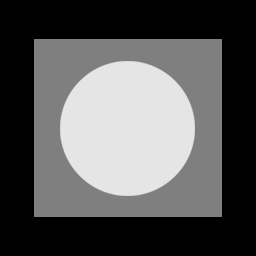
#> input picture week5/w5data/pattern.tif, 256 x 256 px
$ python CaddGaussianNoise.py
#> lines starting #> are read from the running program, lines starting #| are printed output that depends on the picture

"""
Created by Dr. Mufleh Al-Shatnawi
Copyright (c) 2021 Dr. Mufleh Al-Shatnawi. All rights reserved.

Read an image add Gaussian noise

"""
import cv2

import numpy as np


def addGaussianNoise(img,meanvalue, stdvalue):
    """
    Add Gaussian noise to input image
    test if the input image is grayscale or color
    Gaussian will be added to each channel
    :param img:
    :param meanvalue:
    :param stdvalue:
    :return:
    """
    ### create the noise image similar to input image,
    ### same size and channel with same type
    noiseimg = np.zeros(img.shape, img.dtype)

    if noiseimg.ndim ==3:
        ### color image then add gaussian to each channel
        cv2.randn(noiseimg, (meanvalue,meanvalue,meanvalue), (stdvalue,stdvalue,stdvalue))
    else:
        ### grayscale only one channel
        cv2.randn(noiseimg, meanvalue, stdvalue)

    ### now add the noise to the input image
    outimg = cv2.addWeighted(img,1, noiseimg,1,0)

    return outimg

###<<<Function to compute the histogram using nested for loop>>>
def compute_hist_cv2(img):
    # If image number of dimensions is 2 then we have grayscale image
    if (img.ndim == 2):
        ## greyscale image contains only one channel
        ## we would like to compute histgram for full image and full range with 256 bins
        hist = cv2.calcHist([img], [0], None, [256], [0, 256])
    return hist


if __name__ == '__main__':


    # [4 lines of commented-out code are left out]


    '''
    Gray scale
    '''
    # [10 lines of commented-out code are left out]


    '''
    Pattern noise gray scale
    '''
    imgsrc = cv2.imread('./w5data/pattern.tif', cv2.IMREAD_GRAYSCALE)
#> imgsrc is the input picture: shape (256, 256); min 0, max 229, mean 87.1
    imgnoisey2 = addGaussianNoise(imgsrc, meanvalue=0, stdvalue=20)
#> in addGaussianNoise, `cv2.randn(noiseimg, meanvalue, stdvalue)`:
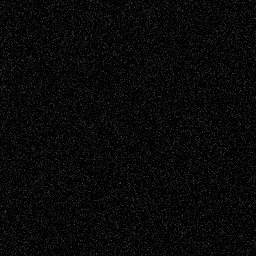
#> noiseimg: shape (256, 256); min 0, max 84, mean 8
#> in addGaussianNoise, `outimg = cv2.addWeighted(img,1, noiseimg,1,0)`:
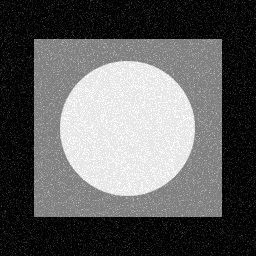
#> outimg: shape (256, 256); min 0, max 255, mean 94.9
    cv2.imshow('GaussM0Std20', imgnoisey2)
    cv2.imwrite('./w5output/patternGaussM0Std20.jpg', imgnoisey2)
    imgnoisey4 = addGaussianNoise(imgsrc, meanvalue=0, stdvalue=40)
#> call 2 of addGaussianNoise, with meanvalue = 0, stdvalue = 40
#> in addGaussianNoise (call 2), `cv2.randn(noiseimg, meanvalue, stdvalue)`:
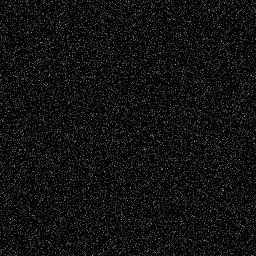
#> noiseimg: shape (256, 256); min 0, max 183, mean 16
#> in addGaussianNoise (call 2), `outimg = cv2.addWeighted(img,1, noiseimg,1,0)`:
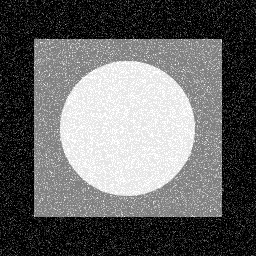
#> outimg: shape (256, 256); min 0, max 255, mean 101.7
    cv2.imshow('GaussM0Std40', imgnoisey4)
    cv2.imwrite('./w5output/patternGaussM0Std40.jpg', imgnoisey4)
    imgnoisey6 = addGaussianNoise(imgsrc, meanvalue=0, stdvalue=60)
#> call 3 of addGaussianNoise, with meanvalue = 0, stdvalue = 60
#> in addGaussianNoise (call 3), `cv2.randn(noiseimg, meanvalue, stdvalue)`:
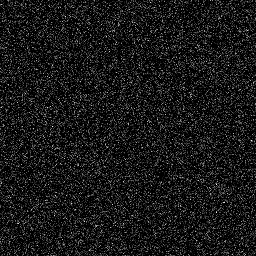
#> noiseimg: shape (256, 256); min 0, max 252, mean 23.9
#> in addGaussianNoise (call 3), `outimg = cv2.addWeighted(img,1, noiseimg,1,0)`:
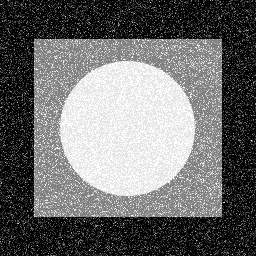
#> outimg: shape (256, 256); min 0, max 255, mean 108
    cv2.imshow('GaussM0Std60', imgnoisey6)
    cv2.imwrite('./w5output/patternGaussM0Std60.jpg', imgnoisey6)

    '''
    Color image
    '''
    # [11 lines of commented-out code are left out]

    cv2.imshow("original", imgsrc)


    cv2.waitKey(0)
    cv2.destroyAllWindows()
